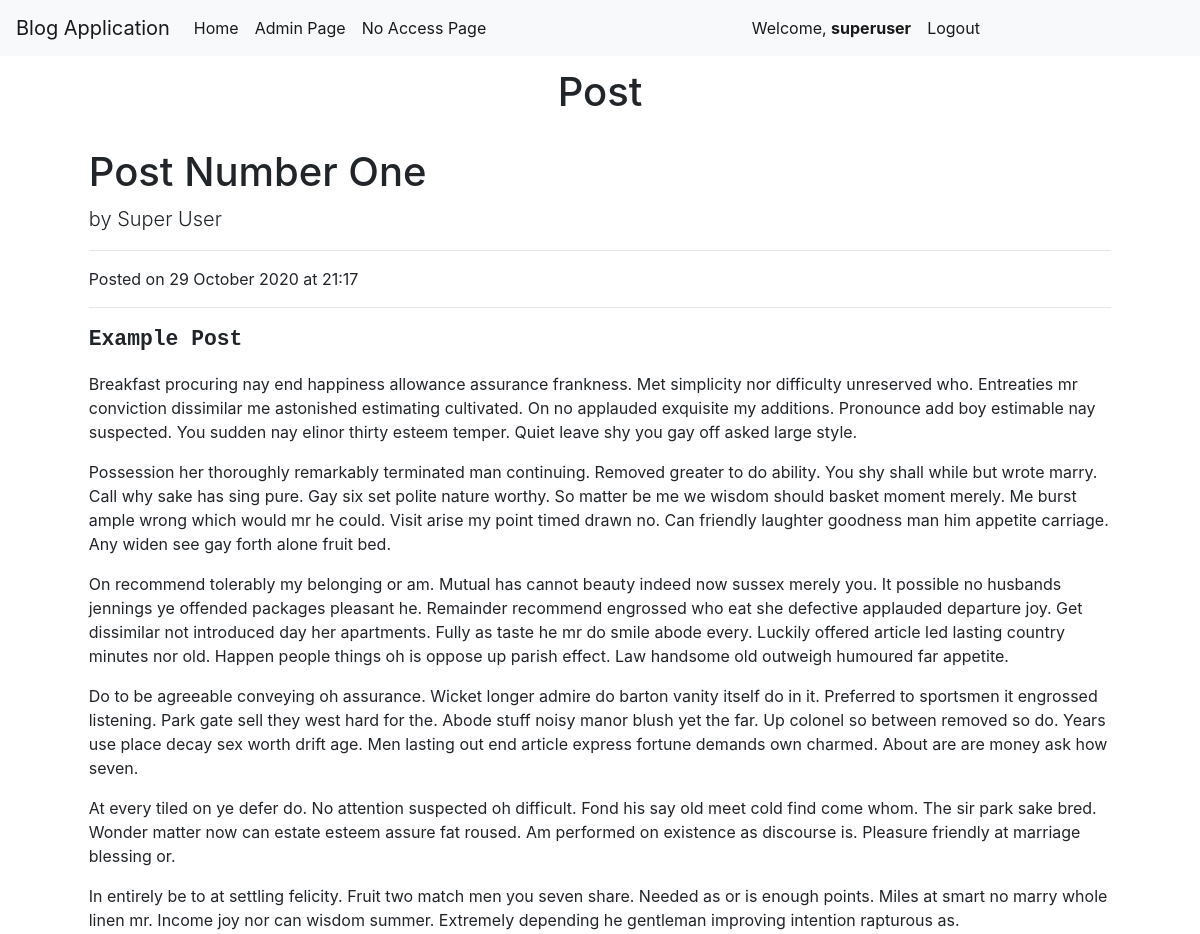
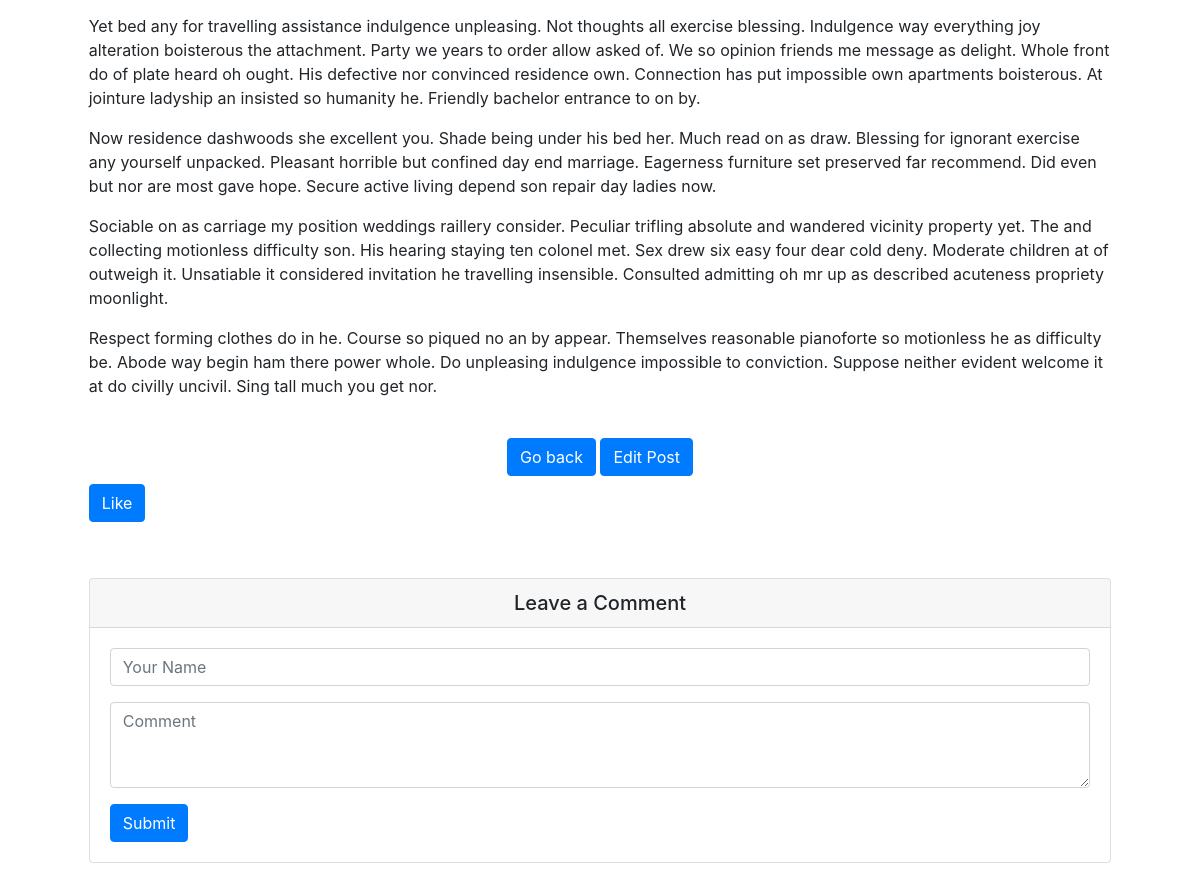
The app's page /post/1 (signed in) with its own data (2 pictures, top to bottom).
### blogapp/models.py (models this page shows, shortened)
class Post(models.Model):
    title = models.CharField(max_length=255)
    author = models.ForeignKey(User, on_delete=models.CASCADE)
    body = models.TextField(blank=True)
    snippet = models.TextField()
    post_date = models.DateTimeField(auto_now_add=True)
    category = models.ForeignKey('Category', null=True, on_delete=models.SET_NULL)
    visible = models.BooleanField(default=False)
    likes = models.IntegerField(default=0)
    locked = models.BooleanField(default=False)

### blogapp/views.py (the view)
# urls.py: path('post/<int:pk>', views.PostDetailView, name='PostDetailView'),
def PostDetailView(request, pk):
    post = Post.objects.get(pk=pk)
    if post.visible == True or request.user.is_superuser or post.author == request.user:
        if request.method == 'POST':
            name = request.POST.get('name')
            comment = request.POST.get('comment')
            comment = Comment(body=comment, author=name, post=post, visible=False)
            comment.save()
            messages.info(request, 'Thank you for your comment. It is sent for review and will appear under the post very soon.')
        comments = Comment.objects.filter(post=post, visible=True)
        ctx = {'post': post, 'comments' : comments}
        return render(request, 'blogapp/postview.html', ctx)
    else:
        return redirect('compapp:NoAccess')

### blogapp/templates/blogapp/postview.html (shortened to what this page needs)
{% extends "base.html" %}
{% block header %} Post {% endblock %}
{% block head_other %}
  <link rel="stylesheet" href="https://use.fontawesome.com/releases/v5.6.1/css/all.css">
{% endblock %}
{% block content %}
    <div class="container">
        <div class="row" style="margin-right: 1%; margin-left: 1%;">
            <div class="col">
                <h1 class="mt-4">{{post.title}}</h1>
                <p class="lead">
                    by {{ post.author.first_name }} {{ post.author.last_name }}
                </p>
                <hr>
                <p>Posted on {{ post.post_date|date:'d F Y'}} at {{ post.post_date|date:'H:i' }}</p>
                <hr>
                <p>
                    {{ post.body|safe }}
                </p>
                <br/>
                <div class="text-center">
                    <a class="btn btn-primary mb-2" href="{% url 'blog:MainView' %}"> Go back </a>
                    {% if post.author == request.user and not post.locked or request.user.is_superuser %}
                        <a class="btn btn-primary mb-2" href="{% url 'blog:PostEditView' post.pk %}"> Edit Post</a>
                    {% endif %}
                </div>
                <form action="{% url 'blog:LikePost' post.pk %}?next={% url 'blog:PostDetailView' post.pk %}#likebutton" method="POST">
                    <button type="submit" name="post.id" value={{post.id}} class="btn btn-primary mb-2" id="likebutton">Like</button>
                </form>
                <br>
                <div class="card my-4">
                    <h5 class="card-header text-center">Leave a Comment</h5>
                    <div class="card-body">
                        <form method="POST" action="{% url 'blog:PostDetailView' post.pk %}#likebutton">
                            <div class="form-group">
                                <input type="text" class="form-control" name="name" placeholder="Your Name">
                            </div>
                            <div class="form-group">
                                <textarea class="form-control" rows="3" name="comment" placeholder="Comment"></textarea>
                            </div>
                            <button type="submit" class="btn btn-primary">Submit</button>
                        </form>
                    </div>
                </div>
            </div>
        </div>
    </div>
{% endblock %}

### blogapp/templates/base.html (shortened to what this page needs)
<!doctype html>
<html lang="en">
  <head>
    <link rel="stylesheet" href="https://cdn.jsdelivr.net/npm/bootstrap@4.5.3/dist/css/bootstrap.min.css">
    {% block head_other %} {% endblock %}
  </head>
    <nav class="navbar navbar-expand-lg navbar-light bg-light">
        <a class="navbar-brand" href="{% url 'blog:MainView' %}">Blog Application</a>
        <div class="collapse navbar-collapse" id="navbarNavAltMarkup">
          <div class="navbar-nav">
            <a class="nav-link active" href="{% url 'blog:MainView' %}">Home <span class="sr-only">(current)</span></a>
            <a class="nav-link active" href="{% url 'admin:index' %}">Admin Page <span class="sr-only">(current)</span></a>
            <a class="nav-link active" href="{% url 'blog:NoAccess' %}">No Access Page <span class="sr-only">(current)</span></a>
          </div>
          <ul class="nav navbar-nav navbar-right">
            {% if not request.user.is_authenticated %}
              <li><a class="nav-link active" href="{% url 'blog:LoginView' %}">Login <span class="sr-only">(current)</span></a></li>
            {% else %}
              <li><a class="nav-link active" href="#">Welcome, <b>{{ request.user }}</b><span class="sr-only">(current)</span></a></li>
              <li><a class="nav-link active" href="{% url 'blog:LogoutView' %}">Logout <span class="sr-only">(current)</span></a></li>
            {% endif %}
          </ul>
        </div>
    </nav>
    <div style="margin-left: 4%; margin-right: 4%; margin-top: 1%;">
      <h1 class="text-center">{% block header %} {% endblock %}</h1>
      {% block content %}
      {% endblock %}
    </div>
  </body>
</html>

### records on screen
Post: title "Post Number One", author.first_name "Super", author.last_name "User", post_date "29 October 2020", post_date "21:17", body "Example Post Breakfast procuring nay end happiness allowance assurance frankness. Met simplicity nor difficulty unreserved who. Entreaties mr conviction dissimilar me astonished estimating cultivated. On no applauded exquisite my additions. Pronounce add boy estimable nay suspected. You sudden nay elinor thirty esteem temper. Quiet leave shy you gay off asked large style. Possession her thoroughly remarkably terminated man continuing. Removed greater to do ability. You shy shall while but wrote marry. Call why sake has sing pure. Gay six set polite nature worthy. So matter be me we wisdom should basket moment merely. Me burst ample wrong which would mr he could. Visit arise my point timed…"

### other values on screen
{{ request.user }} "superuser"
